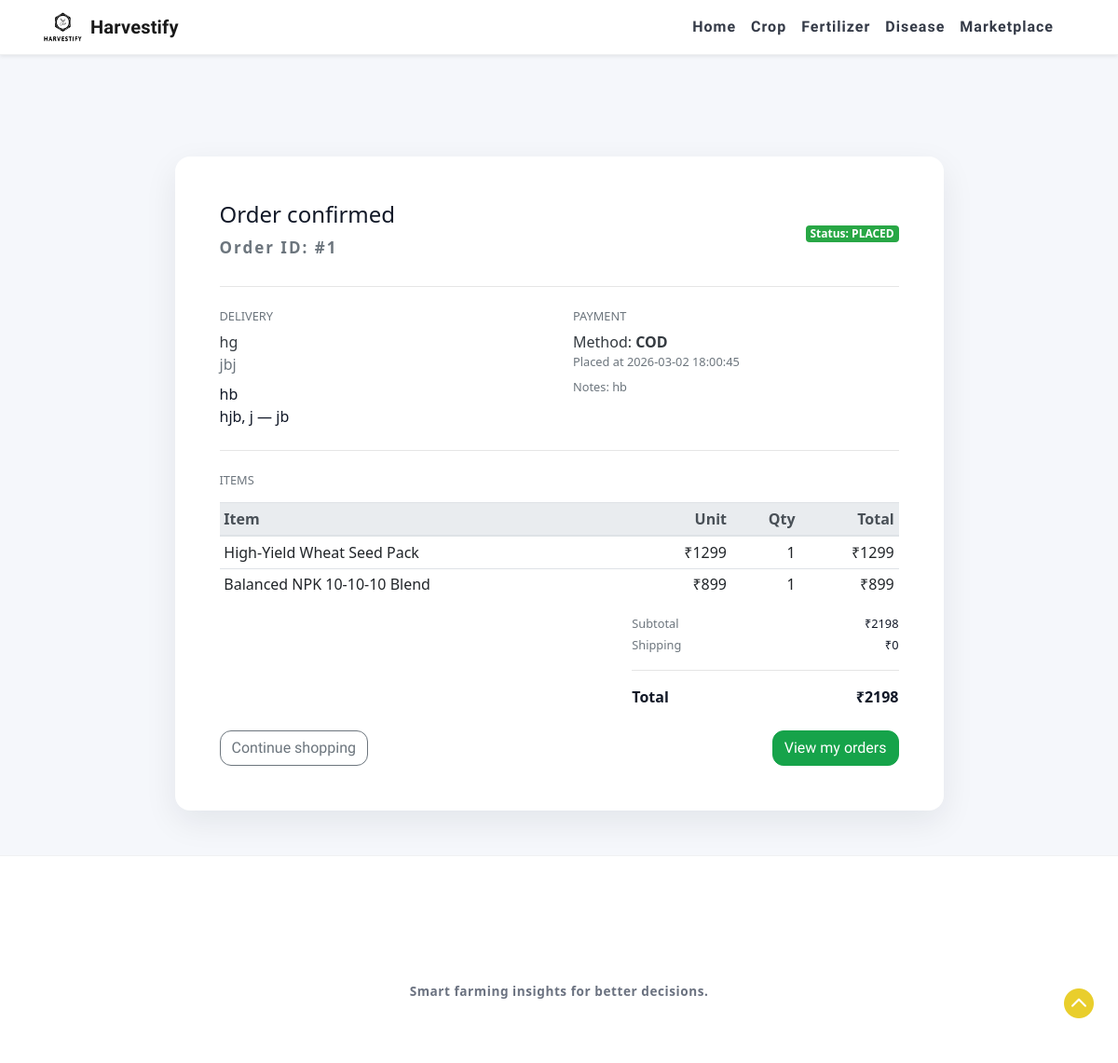
Page /marketplace/order/1 on the committed database.
### tables this page shows
CREATE TABLE orders (
            id INTEGER PRIMARY KEY AUTOINCREMENT,
            created_at TEXT NOT NULL DEFAULT CURRENT_TIMESTAMP,
            customer_name TEXT NOT NULL,
            phone TEXT NOT NULL,
            email TEXT,
            address_line1 TEXT NOT NULL,
            address_line2 TEXT,
            city TEXT NOT NULL,
            state TEXT NOT NULL,
            pincode TEXT NOT NULL,
            payment_method TEXT NOT NULL,
            subtotal REAL NOT NULL,
            shipping REAL NOT NULL,
            total REAL NOT NULL,
            status TEXT NOT NULL DEFAULT 'PLACED',
            notes TEXT
        );

CREATE TABLE order_items (
            id INTEGER PRIMARY KEY AUTOINCREMENT,
            order_id INTEGER NOT NULL,
            product_id INTEGER,
            name TEXT NOT NULL,
            unit_price REAL NOT NULL,
            qty INTEGER NOT NULL,
            line_total REAL NOT NULL
        );

### app.py (the view)
@app.route('/marketplace/order/<int:order_id>')
def marketplace_order(order_id: int):
    conn = get_db_connection()
    order = conn.execute("SELECT * FROM orders WHERE id = ?", (order_id,)).fetchone()
    if order is None:
        conn.close()
        abort(404)
    items = conn.execute(
        "SELECT name, unit_price, qty, line_total FROM order_items WHERE order_id = ? ORDER BY id ASC",
        (order_id,),
    ).fetchall()
    conn.close()
    return render_template('order_confirmation.html', title='Harvestify - Order confirmed', order=order, items=items)

### app.py (called while the page is built)
def get_db_connection():
    conn = sqlite3.connect(DB_PATH)
    conn.row_factory = sqlite3.Row
    return conn

def get_locale():
    lang = request.args.get("lang")
    if lang in LANGUAGES:
        return lang
    cookie_lang = request.cookies.get("lang")
    if cookie_lang in LANGUAGES:
        return cookie_lang
    return request.accept_languages.best_match(list(LANGUAGES.keys())) or "en"

@app.context_processor
def inject_lang():
    return {"LANGUAGES": LANGUAGES, "CURRENT_LANG": get_locale()}

### templates/order_confirmation.html (shortened to what this page needs)
{% extends 'layout.html' %} {% block body %}
<section class="py-5">
  <div class="container">
    <div class="row justify-content-center">
      <div class="col-lg-9">
        <div class="card border-0 shadow-sm">
          <div class="card-body p-4 p-md-5">
            <div class="d-flex flex-wrap justify-content-between align-items-center">
              <div>
                <h2 class="h4 mb-1">{{ _('Order confirmed') }}</h2>
                <p class="text-muted mb-0">{{ _('Order ID:') }} <strong>#{{ order.id }}</strong></p>
              </div>
              <div class="mt-3 mt-md-0">
                <span class="badge badge-success">{{ _('Status:') }} {{ order.status }}</span>
              </div>
            </div>
            <hr class="my-4" />
            <div class="row">
              <div class="col-md-6 mb-4 mb-md-0">
                <h6 class="text-uppercase text-muted small mb-2">{{ _('Delivery') }}</h6>
                <div class="text-dark font-weight-semibold">{{ order.customer_name }}</div>
                <div class="text-muted">{{ order.phone }}{% if order.email %} • {{ order.email }}{% endif %}</div>
                <div class="mt-2">
                  <div>{{ order.address_line1 }}</div>
                  <div>{{ order.city }}, {{ order.state }} — {{ order.pincode }}</div>
                </div>
              </div>
              <div class="col-md-6">
                <h6 class="text-uppercase text-muted small mb-2">{{ _('Payment') }}</h6>
                <div class="text-dark">{{ _('Method:') }} <strong>{{ order.payment_method|upper }}</strong></div>
                <div class="text-muted small">{{ _('Placed at') }} {{ order.created_at }}</div>
                {% if order.notes %}
                <div class="mt-2 small text-muted">Notes: {{ order.notes }}</div>
                {% endif %}
              </div>
            </div>
            <hr class="my-4" />
            <h6 class="text-uppercase text-muted small mb-3">{{ _('Items') }}</h6>
            <div class="table-responsive">
              <table class="table table-sm">
                <thead class="thead-light">
                  <tr>
                    <th>{{ _('Item') }}</th>
                    <th class="text-right">{{ _('Unit') }}</th>
                    <th class="text-right">{{ _('Qty') }}</th>
                    <th class="text-right">{{ _('Total') }}</th>
                  </tr>
                </thead>
                <tbody>
                  {% for it in items %}
                  <tr>
                    <td>{{ it.name }}</td>
                    <td class="text-right">₹{{ "%.0f"|format(it.unit_price) }}</td>
                    <td class="text-right">{{ it.qty }}</td>
                    <td class="text-right">₹{{ "%.0f"|format(it.line_total) }}</td>
                  </tr>
                  {% endfor %}
                </tbody>
              </table>
            </div>
            <div class="row justify-content-end">
              <div class="col-md-5">
                <div class="d-flex justify-content-between small mb-1">
                  <span class="text-muted">{{ _('Subtotal') }}</span>
                  <span>₹{{ "%.0f"|format(order.subtotal) }}</span>
                </div>
                <div class="d-flex justify-content-between small mb-1">
                  <span class="text-muted">{{ _('Shipping') }}</span>
                  <span>₹{{ "%.0f"|format(order.shipping) }}</span>
                </div>
                <hr />
                <div class="d-flex justify-content-between">
                  <strong>{{ _('Total') }}</strong>
                  <strong>₹{{ "%.0f"|format(order.total) }}</strong>
                </div>
              </div>
            </div>
            <div class="d-flex flex-wrap justify-content-between align-items-center mt-4">
              <a class="btn btn-outline-secondary" href="{{ url_for('marketplace') }}">{{ _('Continue shopping') }}</a>
              <a class="btn btn-success" href="{{ url_for('marketplace_orders') }}">{{ _('View my orders') }}</a>
            </div>
          </div>
        </div>
      </div>
    </div>
  </div>
</section>
{% endblock %}

### static/css/style.css (style rules this page uses)
html, body { margin: 0; font-size: 100%; background: #f5f7fb; font-family: system-ui, -apple-system, BlinkMacSystemFont, "Segoe UI", sans-serif; color: #111827; }
html { scroll-behavior: smooth; }
body a { text-decoration: none; transition: 0.5s all; -webkit-transition: 0.5s all; -moz-transition: 0.5s all; -o-transition: 0.5s all; -ms-transition: 0.5s all; font-family: 'Thasadith', sans-serif; }
.card { border-radius: 16px; }
.card.shadow-sm, .card.shadow { box-shadow: 0 12px 35px rgba(15, 23, 42, 0.08) !important; }
.btn { border-radius: 12px; }
.btn-success { background-color: #16a34a !important; border-color: #16a34a !important; }
h1, h2, h3, h4, h5, h6 { margin: 0; color: #323648; }
p { margin: 0; font-size: 17px; line-height: 2em; letter-spacing: 2px; color: #707579; font-weight: 600; }

### templates/layout.html (style rules this page uses)
html { font-size: 1rem; }
@media (min-width: 576px) { html { font-size: 1.25rem; } }
@media (min-width: 768px) { html { font-size: 1.5rem; } }
@media (min-width: 992px) { html { font-size: 1.75rem; } }
@media (min-width: 1200px) { html { font-size: 2rem; } }
@media (min-width: 1200px) { html { font-size: 1rem; } }
@media (min-width: 1200px) { h2 { font-size: 1.1rem; } }

### rows in the picture
orders: id "1", status "PLACED", customer_name "hg", phone "jbj", address_line1 "hb", city "hjb", state "j", pincode "jb", payment_method "COD", created_at "2026-03-02 18:00:45", notes "hb", subtotal "2198", shipping "0", total "2198"
order_items: name "High‑Yield Wheat Seed Pack", unit_price "1299", qty "1", line_total "1299"
order_items: name "Balanced NPK 10‑10‑10 Blend", unit_price "899", qty "1", line_total "899"
